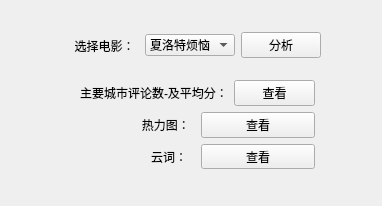
<?xml version="1.0" encoding="UTF-8"?>
<ui version="4.0">
 <class>Form</class>
 <widget class="QWidget" name="Form">
  <property name="geometry">
   <rect>
    <x>0</x>
    <y>0</y>
    <width>382</width>
    <height>206</height>
   </rect>
  </property>
  <property name="windowTitle">
   <string>开心麻花高分影视作品分析</string>
  </property>
  <widget class="QWidget" name="horizontalLayoutWidget">
   <property name="geometry">
    <rect>
     <x>70</x>
     <y>20</y>
     <width>251</width>
     <height>51</height>
    </rect>
   </property>
   <layout class="QHBoxLayout" name="horizontalLayout">
    <item>
     <widget class="QLabel" name="label">
      <property name="text">
       <string>选择电影：</string>
      </property>
      <property name="alignment">
       <set>Qt::AlignCenter</set>
      </property>
     </widget>
    </item>
    <item>
     <widget class="QComboBox" name="comboBox">
      <property name="duplicatesEnabled">
       <bool>false</bool>
      </property>
      <item>
       <property name="text">
        <string>夏洛特烦恼</string>
       </property>
      </item>
      <item>
       <property name="text">
        <string>羞羞的铁拳</string>
       </property>
      </item>
      <item>
       <property name="text">
        <string>西虹市首富</string>
       </property>
      </item>
     </widget>
    </item>
    <item>
     <widget class="QPushButton" name="pushButton">
      <property name="text">
       <string>分析</string>
      </property>
     </widget>
    </item>
   </layout>
  </widget>
  <widget class="QWidget" name="verticalLayoutWidget">
   <property name="geometry">
    <rect>
     <x>80</x>
     <y>80</y>
     <width>235</width>
     <height>89</height>
    </rect>
   </property>
   <layout class="QVBoxLayout" name="verticalLayout">
    <property name="sizeConstraint">
     <enum>QLayout::SetDefaultConstraint</enum>
    </property>
    <item>
     <layout class="QHBoxLayout" name="horizontalLayout_2">
      <item>
       <widget class="QLabel" name="label_2">
        <property name="text">
         <string>主要城市评论数-及平均分：</string>
        </property>
        <property name="alignment">
         <set>Qt::AlignCenter</set>
        </property>
        <property name="wordWrap">
         <bool>false</bool>
        </property>
       </widget>
      </item>
      <item>
       <widget class="QPushButton" name="pushButton_2">
        <property name="text">
         <string>查看</string>
        </property>
       </widget>
      </item>
     </layout>
    </item>
    <item>
     <layout class="QHBoxLayout" name="horizontalLayout_3">
      <item>
       <widget class="QLabel" name="label_3">
        <property name="text">
         <string>                 热力图：</string>
        </property>
        <property name="alignment">
         <set>Qt::AlignCenter</set>
        </property>
       </widget>
      </item>
      <item>
       <widget class="QPushButton" name="pushButton_3">
        <property name="text">
         <string>查看</string>
        </property>
       </widget>
      </item>
     </layout>
    </item>
    <item>
     <layout class="QHBoxLayout" name="horizontalLayout_4">
      <item>
       <widget class="QLabel" name="label_4">
        <property name="text">
         <string>                   云词：</string>
        </property>
        <property name="alignment">
         <set>Qt::AlignCenter</set>
        </property>
       </widget>
      </item>
      <item>
       <widget class="QPushButton" name="pushButton_4">
        <property name="text">
         <string>查看</string>
        </property>
       </widget>
      </item>
     </layout>
    </item>
   </layout>
  </widget>
 </widget>
 <resources/>
 <connections/>
</ui>
